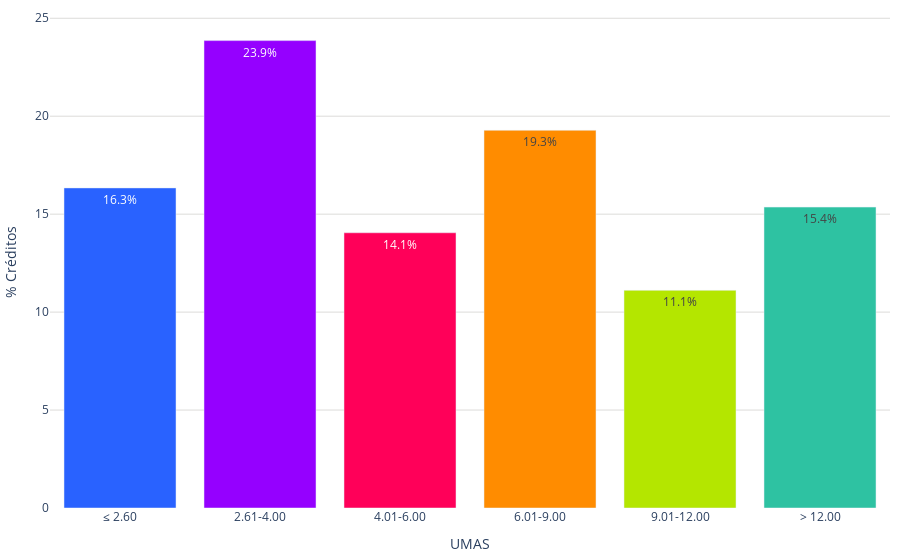

The code cell stored with this chart in its notebook:
### Code cell
labels = conteo_ingresos['rango_ingresos']
values = conteo_ingresos['porcentajes']
colores = ['#2962ff', '#9500ff', '#ff0059', '#ff8c00', '#b4e600', '#2EC2A2','#E50CB6']

fig = go.Figure()
fig.add_trace(go.Bar(
        x=labels, 
        y=values, 
        marker_color=colores,
        text=values,  # Texto que se mostrará en las barras (porcentaje)
        textposition='inside',  # Posición del texto (puede ser 'inside' o 'outside')
        texttemplate='%{text:.1f}%', 
    )
)    
fig.update_layout(
    #barmode='stack', 
    #title='Porcentaje de créditos en UMAS (2022)',
    #title_font_size = 22,
    xaxis=dict(title='UMAS',),
    yaxis=dict(
        title='% Créditos', # Título del eje y
        gridcolor='#dddcda', # Color de las líneas que dividen los rangos del eje Y         
    ),  margin=dict(l=10, r=10, t=10, b=10),  # Ajusta los márgenes (left, right, top, bottom)
    plot_bgcolor='rgba(0,0,0,0)',  # Color de fondo del gráfico
    legend=dict(
        yanchor="top",
        y=0.99,
    )
)

# Exportar gráfica como archivo HTML
def guardar_grafico_como_html(fig, nombre_archivo, carpeta='assets\graficas'):
    # Crear la carpeta si no existe
    if not os.path.exists(carpeta):
        os.makedirs(carpeta)
    config = {
        'displaylogo': False,  # Ocultar el logo de Plotly
        'modeBarButtonsToRemove': [
            'toImage',       # Botón para guardar como imagen
            'select2d',      # Box select
            'lasso2d',       # Lasso select
            'resetScale2d',  # Reset Axes
        ]
    }
    # Gráfica como archivo HTML en la carpeta especificada
    pio.write_html(fig, f'{carpeta}/{nombre_archivo}.html', config=config)
guardar_grafico_como_html(fig, 'g_bar_creditos_umas_2023', carpeta='assets\graficas')
fig.show()

### Figure 1 — Plotly figure (JSON) as saved in the notebook; plotly's stock layout.template omitted (floating-point values rounded to 4 significant figures)
{"data": [{"marker": {"color": ["#2962ff", "#9500ff", "#ff0059", "#ff8c00", "#b4e600", "#2EC2A2", "#E50CB6"]}, "text": [16.34, 23.86, 14.05, 19.28, 11.11, 15.36], "textposition": "inside", "texttemplate": "%{text:.1f}%", "type": "bar", "x": ["≤ 2.60", "2.61-4.00", "4.01-6.00", "6.01-9.00", "9.01-12.00", "> 12.00"], "y": [16.34, 23.86, 14.05, 19.28, 11.11, 15.36]}], "layout": {"legend": {"y": 0.99, "yanchor": "top"}, "margin": {"b": 10, "l": 10, "r": 10, "t": 10}, "plot_bgcolor": "rgba(0,0,0,0)", "xaxis": {"title": {"text": "UMAS"}}, "yaxis": {"gridcolor": "#dddcda", "title": {"text": "% Créditos"}}}}
